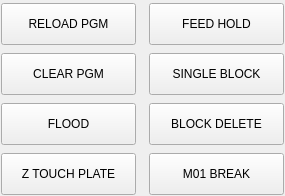
<?xml version="1.0" encoding="UTF-8"?>
<ui version="4.0">
 <class>USER_BUTTONS</class>
 <widget class="QWidget" name="USER_BUTTONS">
  <property name="geometry">
   <rect>
    <x>0</x>
    <y>0</y>
    <width>285</width>
    <height>196</height>
   </rect>
  </property>
  <property name="sizePolicy">
   <sizepolicy hsizetype="Preferred" vsizetype="Preferred">
    <horstretch>0</horstretch>
    <verstretch>0</verstretch>
   </sizepolicy>
  </property>
  <property name="windowTitle">
   <string>User Buttons</string>
  </property>
  <property name="layoutDirection">
   <enum>Qt::LayoutDirection::LeftToRight</enum>
  </property>
  <layout class="QGridLayout" name="gridLayout">
   <property name="leftMargin">
    <number>1</number>
   </property>
   <property name="topMargin">
    <number>3</number>
   </property>
   <property name="rightMargin">
    <number>1</number>
   </property>
   <property name="bottomMargin">
    <number>1</number>
   </property>
   <property name="horizontalSpacing">
    <number>3</number>
   </property>
   <property name="verticalSpacing">
    <number>8</number>
   </property>
   <item row="2" column="2">
    <widget class="ActionButton" name="block_delete_button">
     <property name="sizePolicy">
      <sizepolicy hsizetype="Preferred" vsizetype="Fixed">
       <horstretch>0</horstretch>
       <verstretch>0</verstretch>
      </sizepolicy>
     </property>
     <property name="minimumSize">
      <size>
       <width>135</width>
       <height>42</height>
      </size>
     </property>
     <property name="maximumSize">
      <size>
       <width>16777215</width>
       <height>42</height>
      </size>
     </property>
     <property name="focusPolicy">
      <enum>Qt::FocusPolicy::NoFocus</enum>
     </property>
     <property name="styleSheet">
      <string notr="true">QPushButton {
   	font: 15pt &quot;Probe Basic Bebas Mono&quot;;
}</string>
     </property>
     <property name="text">
      <string>BLOCK DELETE</string>
     </property>
     <property name="checkable">
      <bool>true</bool>
     </property>
     <property name="actionName" stdset="0">
      <string>program.block-delete.toggle</string>
     </property>
    </widget>
   </item>
   <item row="3" column="2">
    <widget class="ActionButton" name="m01_break_button">
     <property name="sizePolicy">
      <sizepolicy hsizetype="Preferred" vsizetype="Fixed">
       <horstretch>0</horstretch>
       <verstretch>0</verstretch>
      </sizepolicy>
     </property>
     <property name="minimumSize">
      <size>
       <width>135</width>
       <height>42</height>
      </size>
     </property>
     <property name="maximumSize">
      <size>
       <width>16777215</width>
       <height>42</height>
      </size>
     </property>
     <property name="focusPolicy">
      <enum>Qt::FocusPolicy::NoFocus</enum>
     </property>
     <property name="styleSheet">
      <string notr="true">QPushButton {
   	font: 15pt &quot;Probe Basic Bebas Mono&quot;;
}</string>
     </property>
     <property name="text">
      <string>M01 BREAK</string>
     </property>
     <property name="checkable">
      <bool>true</bool>
     </property>
     <property name="actionName" stdset="0">
      <string>program.optional-stop.toggle</string>
     </property>
    </widget>
   </item>
   <item row="2" column="0">
    <widget class="ActionButton" name="flood_button">
     <property name="sizePolicy">
      <sizepolicy hsizetype="Preferred" vsizetype="Fixed">
       <horstretch>0</horstretch>
       <verstretch>0</verstretch>
      </sizepolicy>
     </property>
     <property name="minimumSize">
      <size>
       <width>135</width>
       <height>42</height>
      </size>
     </property>
     <property name="maximumSize">
      <size>
       <width>16777215</width>
       <height>42</height>
      </size>
     </property>
     <property name="focusPolicy">
      <enum>Qt::FocusPolicy::NoFocus</enum>
     </property>
     <property name="styleSheet">
      <string notr="true">QPushButton {
   	font: 15pt &quot;Probe Basic Bebas Mono&quot;;
}</string>
     </property>
     <property name="text">
      <string>FLOOD</string>
     </property>
     <property name="checkable">
      <bool>true</bool>
     </property>
     <property name="actionName" stdset="0">
      <string>coolant.flood.toggle</string>
     </property>
    </widget>
   </item>
   <item row="1" column="2">
    <widget class="ActionButton" name="single_block_button">
     <property name="sizePolicy">
      <sizepolicy hsizetype="Preferred" vsizetype="Fixed">
       <horstretch>0</horstretch>
       <verstretch>0</verstretch>
      </sizepolicy>
     </property>
     <property name="minimumSize">
      <size>
       <width>135</width>
       <height>42</height>
      </size>
     </property>
     <property name="maximumSize">
      <size>
       <width>16777215</width>
       <height>42</height>
      </size>
     </property>
     <property name="focusPolicy">
      <enum>Qt::FocusPolicy::NoFocus</enum>
     </property>
     <property name="styleSheet">
      <string notr="true">QPushButton {
   	font: 15pt &quot;Probe Basic Bebas Mono&quot;;
}</string>
     </property>
     <property name="text">
      <string>SINGLE BLOCK</string>
     </property>
     <property name="actionName" stdset="0">
      <string>program.step</string>
     </property>
    </widget>
   </item>
   <item row="3" column="0">
    <widget class="MDIButton" name="z_touch_plate_button">
     <property name="sizePolicy">
      <sizepolicy hsizetype="Preferred" vsizetype="Fixed">
       <horstretch>1</horstretch>
       <verstretch>0</verstretch>
      </sizepolicy>
     </property>
     <property name="minimumSize">
      <size>
       <width>135</width>
       <height>42</height>
      </size>
     </property>
     <property name="maximumSize">
      <size>
       <width>16777215</width>
       <height>42</height>
      </size>
     </property>
     <property name="focusPolicy">
      <enum>Qt::FocusPolicy::NoFocus</enum>
     </property>
     <property name="styleSheet">
      <string notr="true">QPushButton {
   	font: 15pt &quot;Probe Basic Bebas Mono&quot;;
}</string>
     </property>
     <property name="text">
      <string>Z TOUCH PLATE</string>
     </property>
     <property name="MDICommand" stdset="0">
      <string>o&lt;touch_plate&gt; call</string>
     </property>
    </widget>
   </item>
   <item row="0" column="2">
    <widget class="ActionButton" name="feed_hold_button">
     <property name="sizePolicy">
      <sizepolicy hsizetype="Preferred" vsizetype="Fixed">
       <horstretch>0</horstretch>
       <verstretch>0</verstretch>
      </sizepolicy>
     </property>
     <property name="minimumSize">
      <size>
       <width>135</width>
       <height>42</height>
      </size>
     </property>
     <property name="maximumSize">
      <size>
       <width>16777215</width>
       <height>42</height>
      </size>
     </property>
     <property name="focusPolicy">
      <enum>Qt::FocusPolicy::NoFocus</enum>
     </property>
     <property name="styleSheet">
      <string notr="true">QPushButton {
   	font: 15pt &quot;Probe Basic Bebas Mono&quot;;
}</string>
     </property>
     <property name="text">
      <string>FEED HOLD</string>
     </property>
     <property name="checkable">
      <bool>true</bool>
     </property>
     <property name="rules" stdset="0">
      <string>[{&quot;channels&quot;: [{&quot;url&quot;: &quot;status:interp_state?text&quot;, &quot;trigger&quot;: true}], &quot;property&quot;: &quot;Checked&quot;, &quot;expression&quot;: &quot;ch[0] == 'Paused'&quot;, &quot;name&quot;: &quot;check when paused&quot;}]</string>
     </property>
     <property name="actionName" stdset="0">
      <string>program.pause</string>
     </property>
    </widget>
   </item>
   <item row="1" column="0">
    <widget class="ActionButton" name="clear_program_button">
     <property name="sizePolicy">
      <sizepolicy hsizetype="Preferred" vsizetype="Fixed">
       <horstretch>0</horstretch>
       <verstretch>0</verstretch>
      </sizepolicy>
     </property>
     <property name="minimumSize">
      <size>
       <width>135</width>
       <height>42</height>
      </size>
     </property>
     <property name="maximumSize">
      <size>
       <width>16777215</width>
       <height>42</height>
      </size>
     </property>
     <property name="focusPolicy">
      <enum>Qt::FocusPolicy::NoFocus</enum>
     </property>
     <property name="styleSheet">
      <string notr="true">QPushButton {
   	font: 15pt &quot;Probe Basic Bebas Mono&quot;;
}</string>
     </property>
     <property name="text">
      <string>CLEAR PGM</string>
     </property>
     <property name="checkable">
      <bool>false</bool>
     </property>
     <property name="actionName" stdset="0">
      <string>program.clear</string>
     </property>
    </widget>
   </item>
   <item row="0" column="0">
    <widget class="ActionButton" name="reload_program_button">
     <property name="sizePolicy">
      <sizepolicy hsizetype="Preferred" vsizetype="Fixed">
       <horstretch>0</horstretch>
       <verstretch>0</verstretch>
      </sizepolicy>
     </property>
     <property name="minimumSize">
      <size>
       <width>135</width>
       <height>42</height>
      </size>
     </property>
     <property name="maximumSize">
      <size>
       <width>16777215</width>
       <height>42</height>
      </size>
     </property>
     <property name="focusPolicy">
      <enum>Qt::FocusPolicy::NoFocus</enum>
     </property>
     <property name="layoutDirection">
      <enum>Qt::LayoutDirection::LeftToRight</enum>
     </property>
     <property name="styleSheet">
      <string notr="true">QPushButton {
   	font: 15pt &quot;Probe Basic Bebas Mono&quot;;
}</string>
     </property>
     <property name="text">
      <string>RELOAD PGM</string>
     </property>
     <property name="checkable">
      <bool>false</bool>
     </property>
     <property name="actionName" stdset="0">
      <string>program.reload</string>
     </property>
    </widget>
   </item>
   <item row="0" column="1">
    <widget class="QLabel" name="label">
     <property name="sizePolicy">
      <sizepolicy hsizetype="Preferred" vsizetype="Preferred">
       <horstretch>1</horstretch>
       <verstretch>0</verstretch>
      </sizepolicy>
     </property>
    </widget>
   </item>
   <item row="1" column="1">
    <widget class="QLabel" name="label_2">
     <property name="sizePolicy">
      <sizepolicy hsizetype="Preferred" vsizetype="Preferred">
       <horstretch>1</horstretch>
       <verstretch>0</verstretch>
      </sizepolicy>
     </property>
    </widget>
   </item>
   <item row="2" column="1">
    <widget class="QLabel" name="label_3">
     <property name="sizePolicy">
      <sizepolicy hsizetype="Preferred" vsizetype="Preferred">
       <horstretch>1</horstretch>
       <verstretch>0</verstretch>
      </sizepolicy>
     </property>
    </widget>
   </item>
   <item row="3" column="1">
    <widget class="QLabel" name="label_4">
     <property name="sizePolicy">
      <sizepolicy hsizetype="Preferred" vsizetype="Preferred">
       <horstretch>1</horstretch>
       <verstretch>0</verstretch>
      </sizepolicy>
     </property>
    </widget>
   </item>
  </layout>
 </widget>
 <customwidgets>
  <customwidget>
   <class>ActionButton</class>
   <extends>QPushButton</extends>
   <header>qtpyvcp.widgets.button_widgets.action_button</header>
  </customwidget>
  <customwidget>
   <class>MDIButton</class>
   <extends>QPushButton</extends>
   <header>qtpyvcp.widgets.button_widgets.mdi_button</header>
  </customwidget>
 </customwidgets>
 <resources/>
 <connections/>
</ui>
